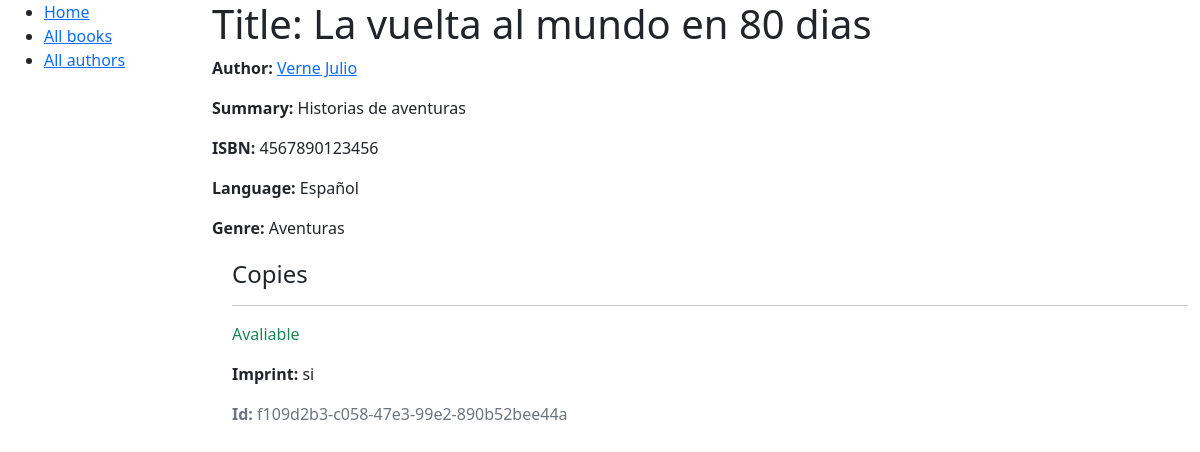
/catalog/book/3, run on an earlier commit of the app's database.
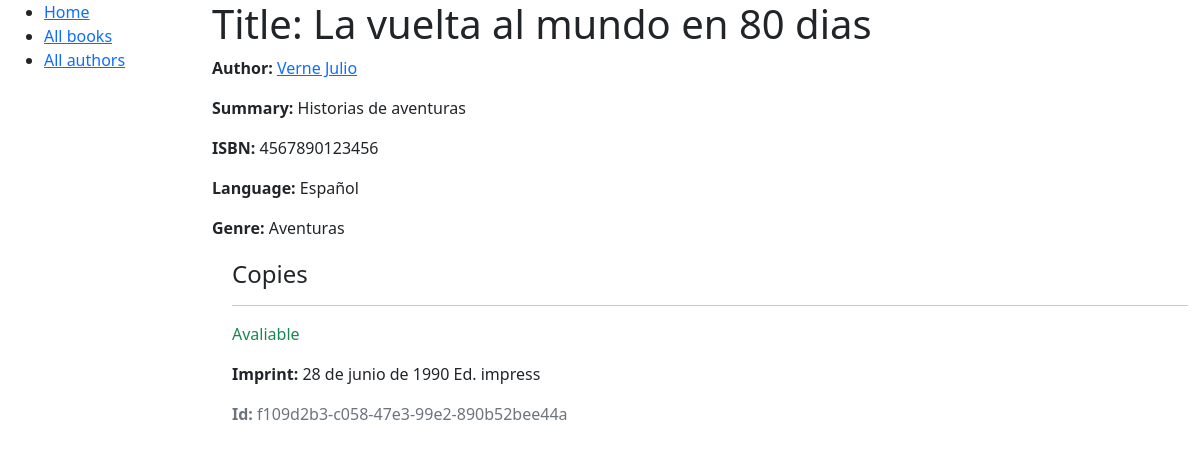
And on a later commit of the database.
### catalog/models.py (models this page shows, shortened)
class Book(models.Model):
    title = models.CharField(max_length=200)
    author = models.ForeignKey('Author', on_delete=models.SET_NULL, null=True)
    summary = models.CharField(
        max_length=1000,
        help_text="Enter a brief description of the book")
    isbn = models.CharField(
        max_length=13,
        help_text='13 Character <a href="https://www.isbn-international.org/content/what-isbn'
                                      '">ISBN number</a>')
    genre = models.ManyToManyField(Genre, help_text="Select a genre for this book")
    language = models.ForeignKey('Language', on_delete=models.SET_NULL, null=True)
    def display_genre(self):
        """ Creates a string for the Genre. This is required to display genre in Admin."""
        return ', '.join([genre.name for genre in self.genre.all()[:3]])
    display_genre.short_description = 'Genre'

class Author(models.Model):
    first_name = models.CharField(max_length=100)
    last_name = models.CharField(max_length=100)
    date_of_birth = models.DateField(null=True, blank=True)
    date_of_death = models.DateField('Died', null=True, blank=True)
    def get_absolute_url(self):
        return reverse('author-detail', args=[str(self.id)])
    def __str__(self):
        return '{0} {1}'.format(self.last_name, self.first_name)

class Language(models.Model):
    name = models.CharField(
        max_length=50,
        help_text="Enter the book's natural language (e.g. English, French, Japanese etc.)"
        )
    def __str__(self):
        return self.name

class Genre(models.Model):
    name = models.CharField(
        max_length=200,
        help_text="Enter a book genre (e.g. Science Fiction, French Poetry etc.)")
    def __str__(self):
        return self.name

class BookInstance(models.Model):
    id = models.UUIDField(
        primary_key=True,
        default=uuid.uuid4,
        help_text="Unique ID for this particular book across whole library")
    book = models.ForeignKey('Book', on_delete=models.SET_NULL, null=True)
    imprint = models.CharField(max_length=200)
    due_back = models.DateField(null=True, blank=True)
    LOAN_STATUS = (
        ('m', 'Maintenance'),
        ('o', 'On loan'),
        ('a', 'Avaliable'),
        ('r', 'Reserved'),
    )
    status = models.CharField(
        max_length=1,
        choices=LOAN_STATUS,
        blank=True, default='m',
        help_text='Book availability')
    class META:
        ordering = ['due_back']

### catalog/views.py (the view)
# urls.py: path('book/<int:pk>', views.BookDetailView.as_view(), name='book-detail'),
class BookDetailView(generic.DetailView):
    model = Book

### catalog/templates/catalog/book_detail.html (shortened to what this page needs)
{% extends "base.html" %}
{% block content %}
  <h1>Title: {{ book.title }}</h1>
  <p><strong>Author:</strong> <a href="{{ book.author.get_absolute_url }}">{{ book.author }}</a></p>
  <p><strong>Summary:</strong> {{ book.summary }}</p>
  <p><strong>ISBN:</strong> {{ book.isbn }}</p>
  <p><strong>Language:</strong> {{ book.language }}</p>
  <p><strong>Genre:</strong> {% for genre in book.genre.all %} {{ genre }}{% if not forloop.last %}, {% endif %}{% endfor %}</p>
  <div style="margin-left:20px;margin-top:20px">
    <h4>Copies</h4>
    {% for copy in book.bookinstance_set.all %}
    <hr>
    <p class="{% if copy.status == 'a' %}text-success{% elif copy.status == 'm' %}text-danger{% else %}text-warning{% endif %}">{{ copy.get_status_display }}</p>
    <p><strong>Imprint:</strong> {{copy.imprint}}</p>
    <p class="text-muted"><strong>Id:</strong> {{copy.id}}</p>
    {% endfor %}
  </div>
{% endblock %}

### catalog/templates/base.html (shortened to what this page needs)
<!DOCTYPE html>
<html lang="eng">
<head>
    <link href="https://cdn.jsdelivr.net/npm/bootstrap@5.1.3/dist/css/bootstrap.min.css" rel="stylesheet">
    {% load static %}
    <link rel="stylesheet" href="{% static 'css/styles.css' %}">
</head>
<body>
    <div class="container-fluid">
        <div class="row">
            <div class="col-sm-2">
            {% block sidebar %}
            <ul class="sidebar-nav">
                <li><a href="{% url 'index' %}">Home</a></li>
                <li><a href="{% url 'books' %}">All books</a></li>
                <li><a href="{% url 'authors' %}">All authors</a></li>
            </ul>
            {% endblock %}
            </div>
            <div class="col-sm-10 ">
                {% block content %}
                {% endblock %}
            </div>
        </div>
    </div>
</body>
</html>

What changed in the data, as far as the page shows it:
changed BookInstance "Avaliable": imprint "si" → "28 de junio de 1990 Ed. impress"
